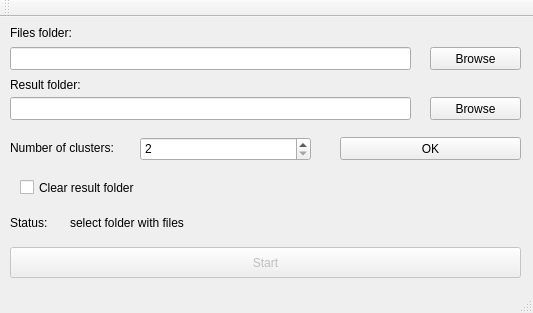
<?xml version="1.0" encoding="UTF-8"?>
<ui version="4.0">
 <class>MainWindow</class>
 <widget class="QMainWindow" name="MainWindow">
  <property name="geometry">
   <rect>
    <x>0</x>
    <y>0</y>
    <width>533</width>
    <height>313</height>
   </rect>
  </property>
  <property name="windowTitle">
   <string>Cluster Analiz</string>
  </property>
  <property name="locale">
   <locale language="Russian" country="Russia"/>
  </property>
  <widget class="QWidget" name="centralWidget">
   <widget class="QLineEdit" name="tb_directory">
    <property name="geometry">
     <rect>
      <x>10</x>
      <y>30</y>
      <width>401</width>
      <height>23</height>
     </rect>
    </property>
   </widget>
   <widget class="QPushButton" name="b_dir_ok">
    <property name="geometry">
     <rect>
      <x>340</x>
      <y>120</y>
      <width>181</width>
      <height>23</height>
     </rect>
    </property>
    <property name="text">
     <string>OK</string>
    </property>
   </widget>
   <widget class="QLabel" name="l_directory">
    <property name="geometry">
     <rect>
      <x>10</x>
      <y>5</y>
      <width>121</width>
      <height>21</height>
     </rect>
    </property>
    <property name="text">
     <string>Files folder:</string>
    </property>
   </widget>
   <widget class="QPushButton" name="b_browse_dir">
    <property name="geometry">
     <rect>
      <x>430</x>
      <y>30</y>
      <width>91</width>
      <height>23</height>
     </rect>
    </property>
    <property name="text">
     <string>Browse</string>
    </property>
   </widget>
   <widget class="QLabel" name="l_status">
    <property name="geometry">
     <rect>
      <x>10</x>
      <y>190</y>
      <width>81</width>
      <height>31</height>
     </rect>
    </property>
    <property name="text">
     <string>Status:</string>
    </property>
   </widget>
   <widget class="QLabel" name="l_ok">
    <property name="geometry">
     <rect>
      <x>70</x>
      <y>190</y>
      <width>411</width>
      <height>31</height>
     </rect>
    </property>
    <property name="text">
     <string>select folder with files</string>
    </property>
   </widget>
   <widget class="QPushButton" name="b_start">
    <property name="enabled">
     <bool>false</bool>
    </property>
    <property name="geometry">
     <rect>
      <x>10</x>
      <y>230</y>
      <width>511</width>
      <height>31</height>
     </rect>
    </property>
    <property name="text">
     <string>Start</string>
    </property>
   </widget>
   <widget class="QSpinBox" name="s_clNum">
    <property name="geometry">
     <rect>
      <x>140</x>
      <y>120</y>
      <width>171</width>
      <height>24</height>
     </rect>
    </property>
    <property name="minimum">
     <number>2</number>
    </property>
    <property name="maximum">
     <number>100</number>
    </property>
   </widget>
   <widget class="QLabel" name="l_clNum">
    <property name="geometry">
     <rect>
      <x>10</x>
      <y>120</y>
      <width>131</width>
      <height>21</height>
     </rect>
    </property>
    <property name="text">
     <string>Number of clusters:</string>
    </property>
   </widget>
   <widget class="QLineEdit" name="tb_result_dir">
    <property name="geometry">
     <rect>
      <x>10</x>
      <y>80</y>
      <width>401</width>
      <height>23</height>
     </rect>
    </property>
   </widget>
   <widget class="QLabel" name="label">
    <property name="geometry">
     <rect>
      <x>10</x>
      <y>60</y>
      <width>511</width>
      <height>16</height>
     </rect>
    </property>
    <property name="text">
     <string>Result folder:</string>
    </property>
   </widget>
   <widget class="QPushButton" name="b_resDirBrowse">
    <property name="geometry">
     <rect>
      <x>430</x>
      <y>80</y>
      <width>91</width>
      <height>23</height>
     </rect>
    </property>
    <property name="text">
     <string>Browse</string>
    </property>
   </widget>
   <widget class="QCheckBox" name="checkBox">
    <property name="geometry">
     <rect>
      <x>20</x>
      <y>160</y>
      <width>141</width>
      <height>21</height>
     </rect>
    </property>
    <property name="text">
     <string>Clear result folder</string>
    </property>
   </widget>
  </widget>
  <widget class="QToolBar" name="mainToolBar">
   <attribute name="toolBarArea">
    <enum>TopToolBarArea</enum>
   </attribute>
   <attribute name="toolBarBreak">
    <bool>false</bool>
   </attribute>
  </widget>
  <widget class="QStatusBar" name="statusBar"/>
 </widget>
 <layoutdefault spacing="6" margin="11"/>
 <resources/>
 <connections/>
</ui>
